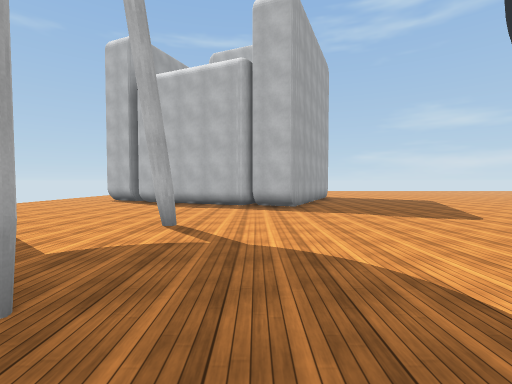
View 1 (above)

24 first-person views from a walk through a 3-D level made in the Unity game engine. The camera is 1.5 m above the floor, tilts 2° down and sees 85° across. The floor is counted in squares, 2 m on a side. Each view is taken from the middle of a square. On the plan, view 1 faces up. The plan holds only what a view shows up to about 10 squares ahead; the rest is blank. The place goes on beyond the plan. Surface patterns are stand-ins for the level's own textures.

View 2
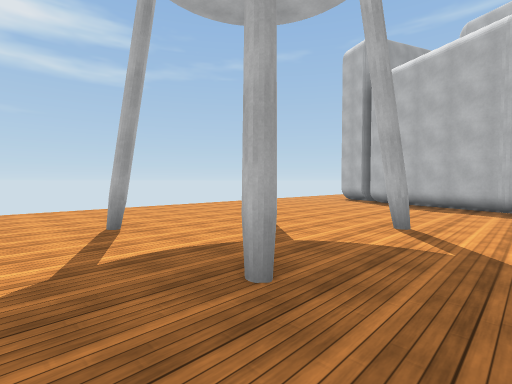

View 3
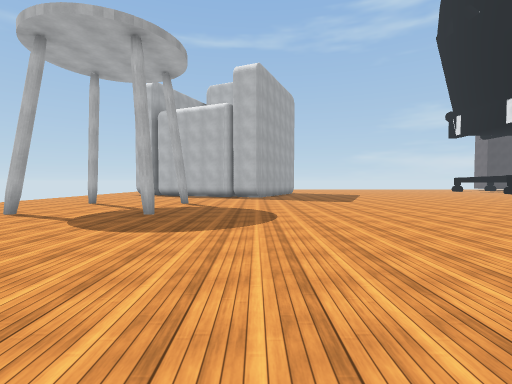

View 4
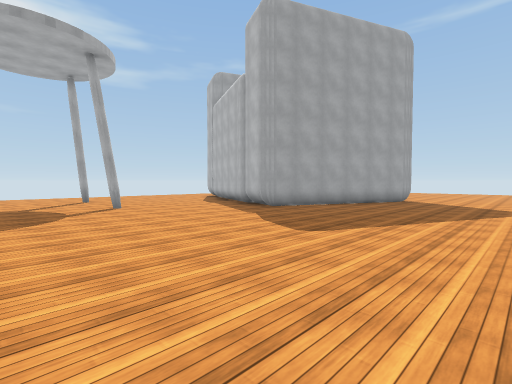

View 5
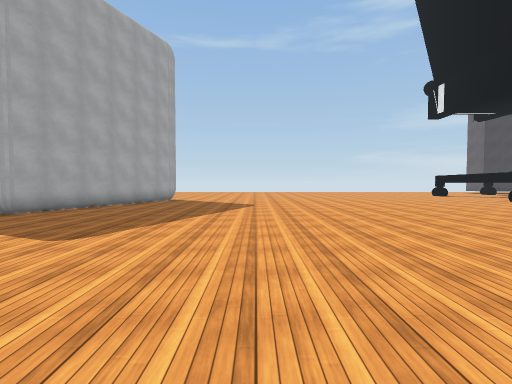

View 6
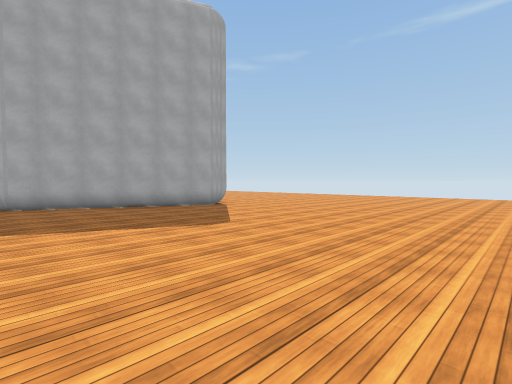

View 7
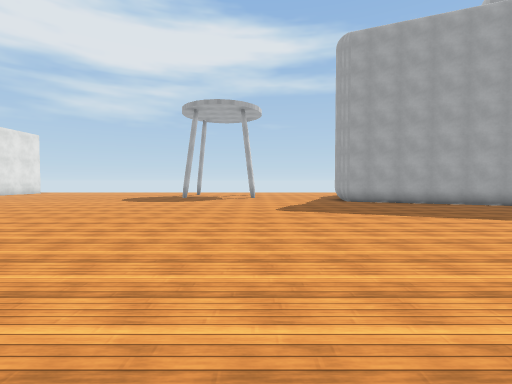

View 8
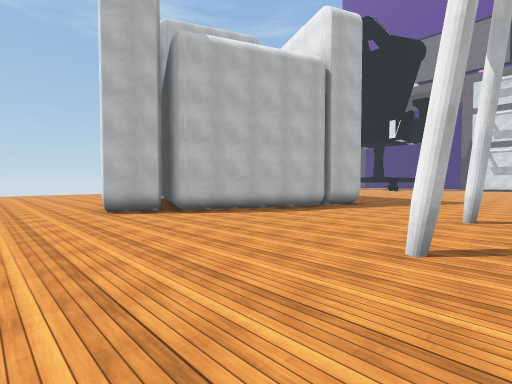

View 9
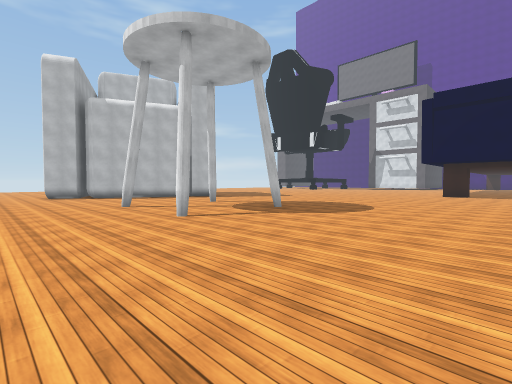

View 10
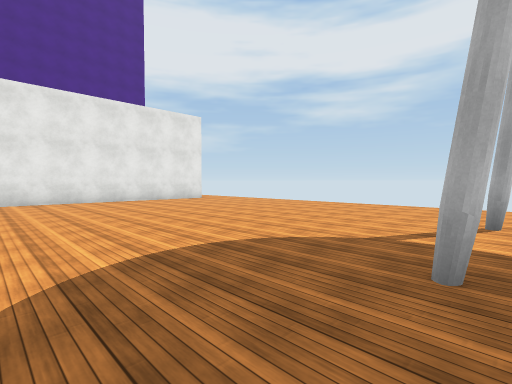

View 11
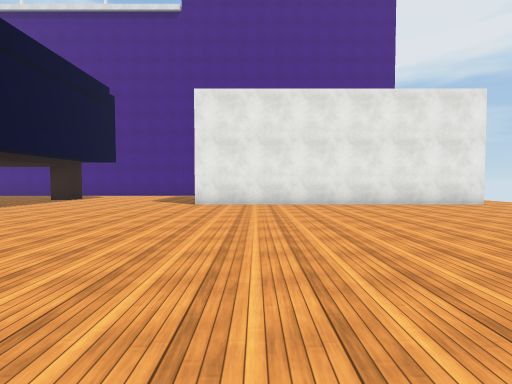

View 12
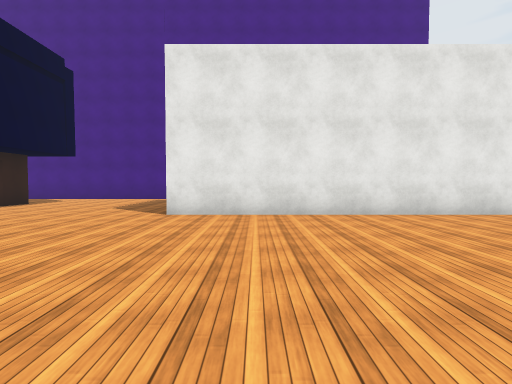

View 13
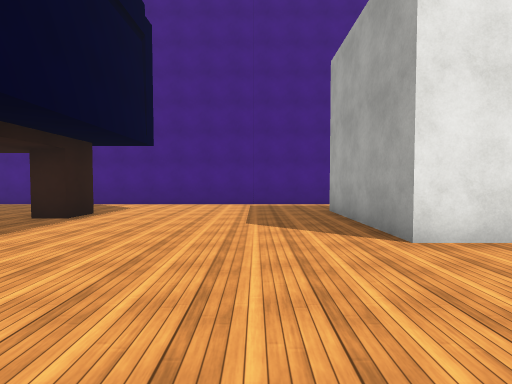

View 14
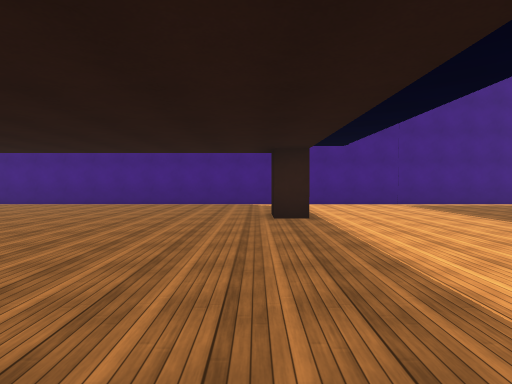

View 15
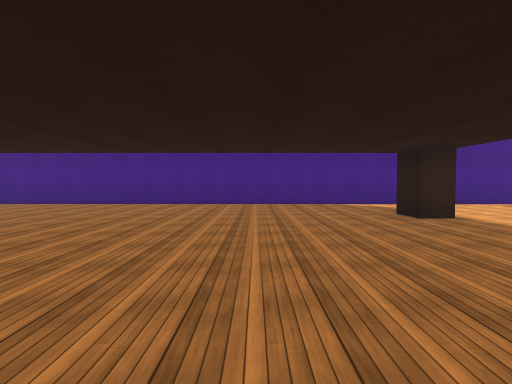

View 16
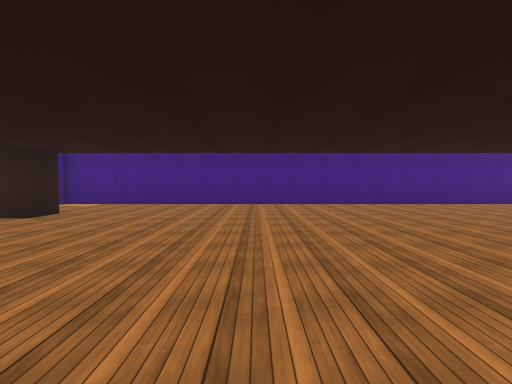

View 17
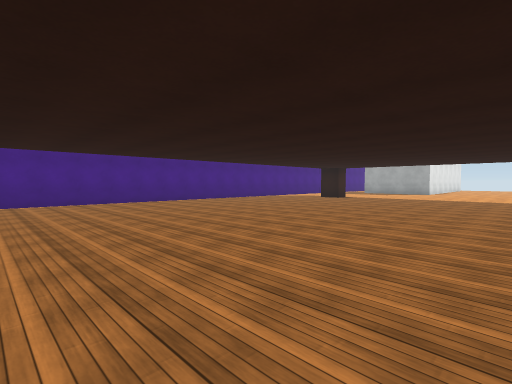

View 18
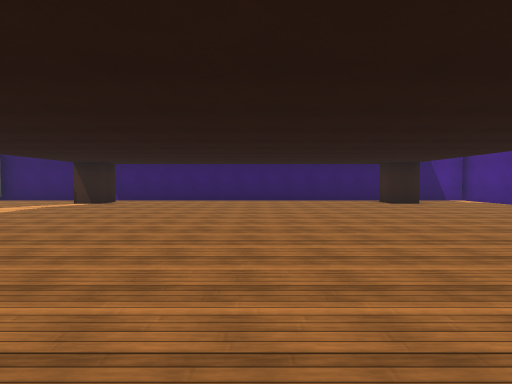

View 19
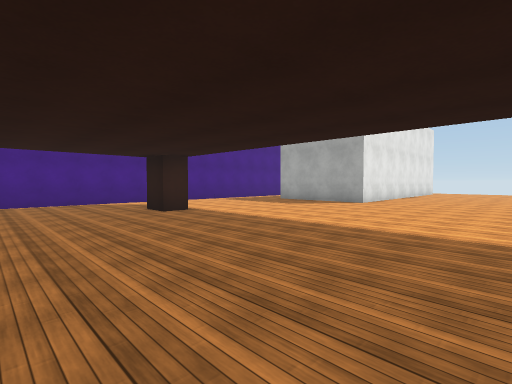

View 20
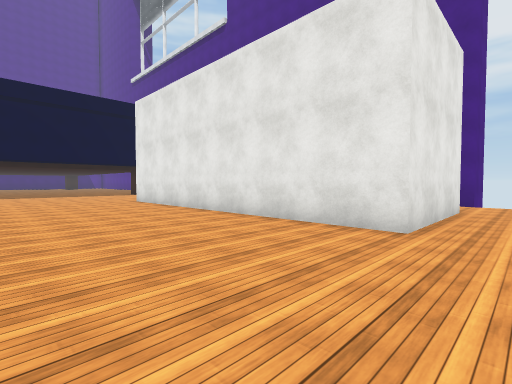

View 21
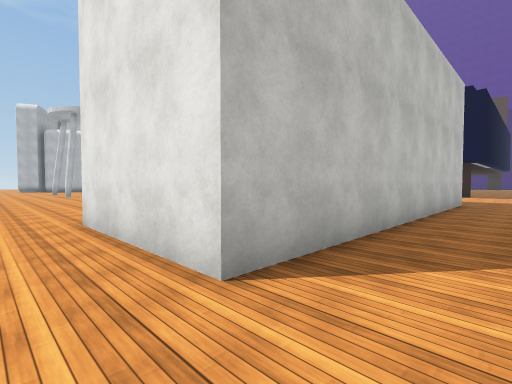

View 22
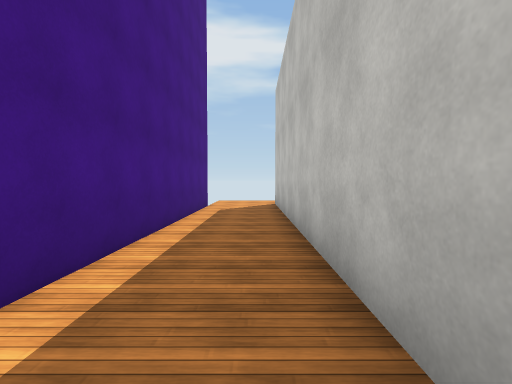

View 23
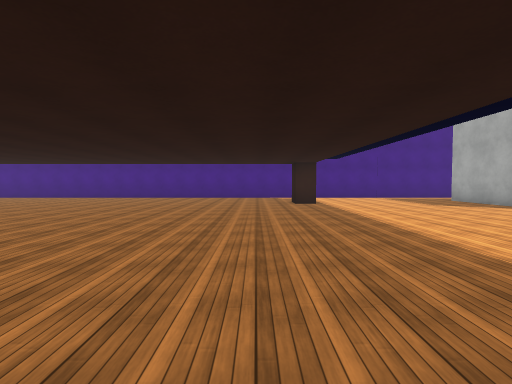

View 24
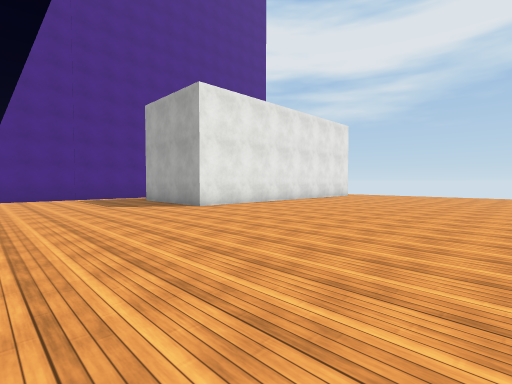

### Floor plan
Key: @ floor where view 1 was taken; # wall or solid block; . floor.
Columns run from 8 left of view 1 to 27 right of it. Each row starts with its distance up from view 1.
 12 ... #     #.............
 11 ...##     #.............
 10 ....#### ##............
  9 .......###.............
  8 ......................
  7 .....................
  6 ....................
  5 ...#..#..............
  4 ....................
  3 ...................
  2 ...#..#...........
  1 .................                 ..
  0 ........@.......                ....
 -1 ...............                ....#
 -2 .................  .          ......
 -3 ................. ...        .......
 -4 ......................      ........
 -5 ....................................
 -6 ....................................
 -7 ....................................
 -8 ....................................
 -9 ....................................
-10 ..##########........................
-11 ..#        #........................
-12 ..#        #.....#.................#
-13 ..##########........................
-14 ....................................
-15 ....................................
-16  ###################################

Positions as (right, up) in squares from view 1, and headings:
1: (0, 0), facing up
2: (0, 0), facing up-left
3: (1, -5), facing up
4: (7, 2), facing up-left
5: (7, 2), facing up
6: (11, 8), facing up-left
7: (12, 5), facing left
8: (-8, 4), facing up-right
9: (-8, -4), facing up-right
10: (1, 2), facing down-left
11: (1, 0), facing down
12: (1, -3), facing down
13: (5, -6), facing down
14: (10, -6), facing down
15: (13, -6), facing down
16: (22, -6), facing down
17: (22, -5), facing down-left
18: (17, -7), facing right
19: (13, -5), facing down-left
20: (-8, -5), facing down-right
21: (-8, -15), facing up-right
22: (3, -14), facing left
23: (11, -2), facing down
24: (8, -2), facing down-left
